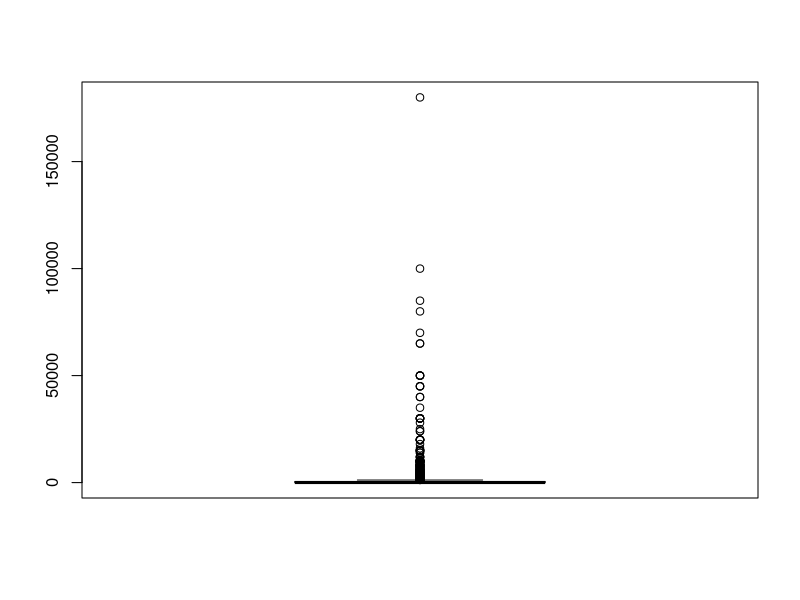

The R script that drew this image: (Note: this script raises an error after producing the figure.)
########################################################################################################################################################
#SCRIPT TO EXPLORE THE TRAIT DATA OF THE DIFFERENT CLUSTERS

#1)LOAD DATA 

#2)PHYLOGENETIC DISTANCE OF THE SPECIES -Add them as covariable-

#3)SAVE MODEL

#4)PLOT OUTPUT NICELY
########################################################################################################################################################
library(dplyr)


########################################################################################################################################################
#1) READ DATA
########################################################################################################################################################
#read trait data with clusters
hclust_d_5 <- read.csv("Data/Csv/imputed_trait_data_hclust_5_clusters.csv") #5 clusters


#read unscaled trait data in order to visualize better the clusters
trait_data <- read.csv("Data/Csv/all_species_imputed_trait_data.csv", row.names = "Species_all") #set spp names as rownames 
trait_data$Clusters
trait_data$Clusters <- as.factor(hclust_d_5$Clusters)

#select columns of interest
t <- trait_data[c("Breeding_system","IMPUTED_Compatibility","Autonomous_selfing_level",
                        "Autonomous_selfing_level_fruit_set", "Flower_morphology", "Flower_symmetry", "Flowers_per_plant", "Flowers_per_inflorescence",
                        "Floral_unit_width", "Corolla_diameter_mean", "Corolla_length_mean", "STYLE_IMPUTED", "OVULES_IMPUTED", "life_form", "lifespan",
                        "IMPUTED_plant_height_mean_m", "Clusters")]

t$Flowers_per_plant

boxplot(t$Flowers_per_plant)
min(t$Flowers_per_plant)


summ_clusters <- t  %>% group_by(Clusters) %>% do(the_summary = summary(.))
summ_clusters$the_summary


#lets try a mix heatmap

ap <- available.packages()

View(ap)
"CluMix" %in% rownames(ap)

t_1 <- trait_data[c(
                    "Autonomous_selfing_level_fruit_set",  "Flowers_per_plant", "Flowers_per_inflorescence",
                    "Floral_unit_width", "Corolla_diameter_mean", "Corolla_length_mean", "STYLE_IMPUTED", "OVULES_IMPUTED",
                    "IMPUTED_plant_height_mean_m")]



mix.heatmap(t, rowmar=7)

t <- hclust_d_5[c("Breeding_system","IMPUTED_Compatibility","Autonomous_selfing_level",
                  "Autonomous_selfing_level_fruit_set", "Flower_morphology", "Flower_symmetry", "Flowers_per_plant", "Flowers_per_inflorescence",
                  "Floral_unit_width", "Corolla_diameter_mean", "Corolla_length_mean", "STYLE_IMPUTED", "OVULES_IMPUTED", "life_form", "lifespan",
                  "IMPUTED_plant_height_mean_m", "Clusters")]

t_1 <- trait_data[c("Breeding_system","IMPUTED_Compatibility","Autonomous_selfing_level",
                  "Autonomous_selfing_level_fruit_set", "Flower_morphology", "Flower_symmetry", "Flowers_per_plant", "Flowers_per_inflorescence",
                  "Floral_unit_width", "Corolla_diameter_mean", "Corolla_length_mean", "STYLE_IMPUTED", "OVULES_IMPUTED", "life_form", "lifespan",
                  "IMPUTED_plant_height_mean_m")]




t$Clusters <- as.factor(t$Clusters)


data(mixdata)
str(t)
 mix.heatmap(mixdata, rowmar=7, legend.mat=TRUE)

 e.clust_5$height
 
a<-  dendro.subjects(g.dist, w)
b <- plot(e.clust_5, main = "Cluster dengrogram based on effect traits",cex = 0.08)
plot(a)

 ## with (random) color bars 
 colbar <- as.factor(t$Clusters)
 rowbar <- rep(c("darkorange","grey"), ncol(mixdata))
 mix.heatmap(mixdata, ColSideColors=colbar, RowSideColors=rowbar, 
              legend.colbar=c("1","2","3"), legend.rowbar=c("a","b"), rowmar=7)
 
  ## example with variable weights
  w <- rep(1:2, each=5)
 mix.heatmap(mixdata, varweights=w, rowmar=7)

rownames(t_1)<- e.clust_5$labels
 str(t_1)
 
 
  mix.heatmap(t,  ColSideColors=colbar,rowmar=7)
 

  e.clust_5$labels
  